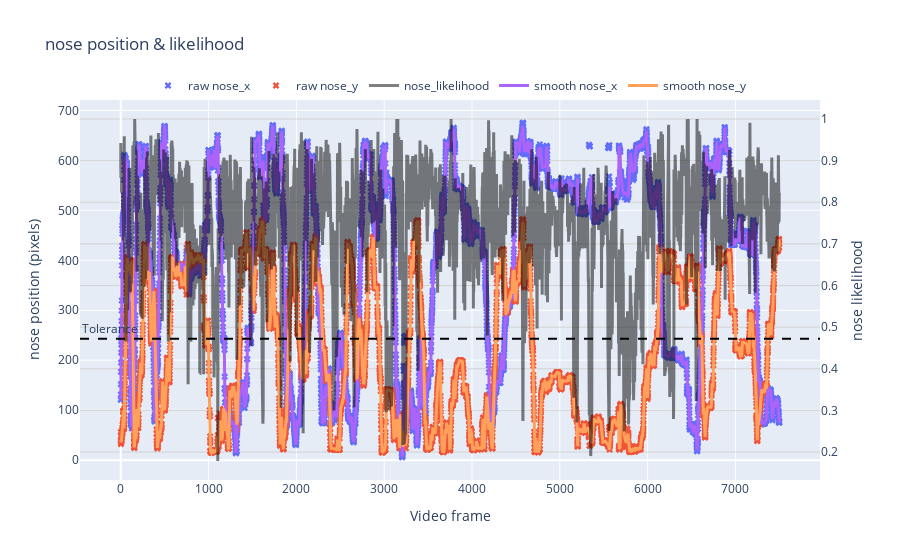

This figure's notebook cell:
### Markdown cell above
---
#### 6. Now that we have our file, lets test our processing parameters in an example video

### Code cell
df_smooth = rst.filter_and_smooth_df(params, df_raw)

rst.plot_raw_vs_smooth(params, df_raw, df_smooth, bodypart='nose')

### Figure 1 — Plotly figure (JSON) as saved in the notebook; plotly's stock layout.template omitted (floating-point values rounded to 4 significant figures; data arrays with more than 128 entries replaced by an {"elided": "..."} marker saying what was removed)
{"data": [{"marker": {"size": 6, "symbol": "x"}, "mode": "markers", "name": "raw nose_x", "type": "scatter", "x": {"elided": "7500 int values"}, "y": {"elided": "7500 float values"}}, {"marker": {"size": 6, "symbol": "x"}, "mode": "markers", "name": "raw nose_y", "type": "scatter", "x": {"elided": "7500 int values"}, "y": {"elided": "7500 float values"}}, {"line": {"color": "black", "width": 3}, "name": "nose_likelihood", "opacity": 0.5, "type": "scatter", "x": {"elided": "7500 int values"}, "y": {"elided": "7500 float values"}, "yaxis": "y2"}, {"line": {"width": 3}, "name": "smooth nose_x", "type": "scatter", "x": {"elided": "7500 int values"}, "y": {"elided": "7500 float values"}}, {"line": {"width": 3}, "name": "smooth nose_y", "type": "scatter", "x": {"elided": "7500 int values"}, "y": {"elided": "7500 float values"}}], "layout": {"annotations": [{"showarrow": false, "text": "Tolerance", "x": 0, "xanchor": "left", "xref": "paper", "y": 0.4973, "yref": "y2"}], "legend": {"orientation": "h", "x": 0.5, "xanchor": "center", "y": 1, "yanchor": "bottom"}, "shapes": [{"line": {"color": "black", "dash": "dash"}, "type": "line", "x0": 0, "x1": 1, "xref": "paper", "y0": 0.4723, "y1": 0.4723, "yref": "y2"}], "title": {"text": "nose position & likelihood"}, "xaxis": {"title": {"text": "Video frame"}}, "yaxis": {"title": {"text": "nose position (pixels)"}}, "yaxis2": {"gridcolor": "lightgray", "overlaying": "y", "side": "right", "title": {"text": "nose likelihood"}}}}
